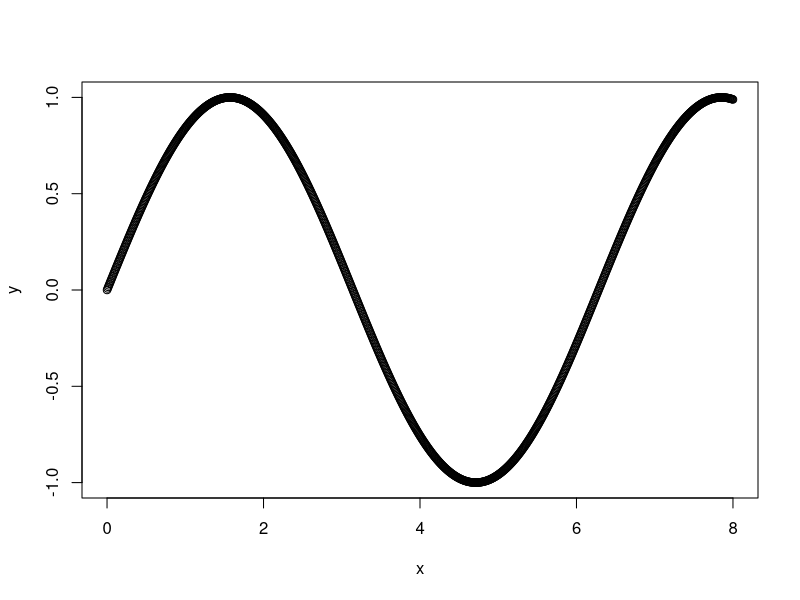
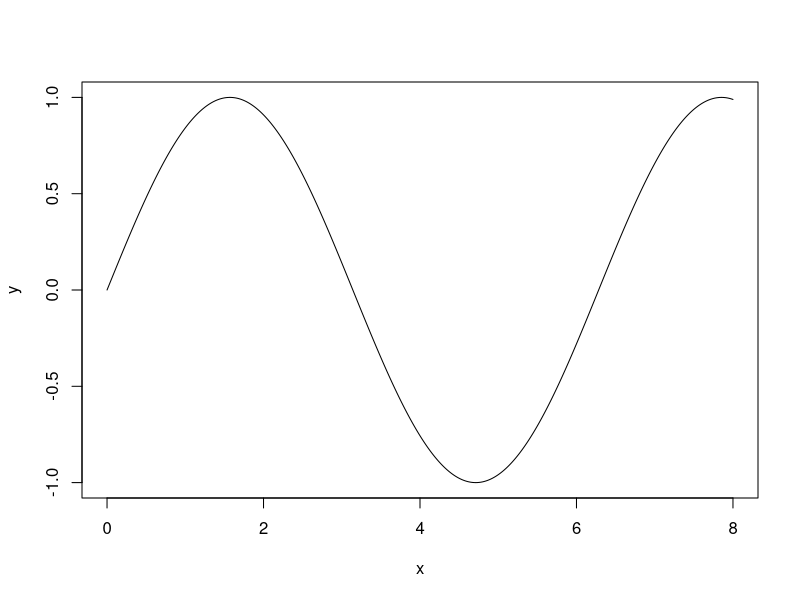
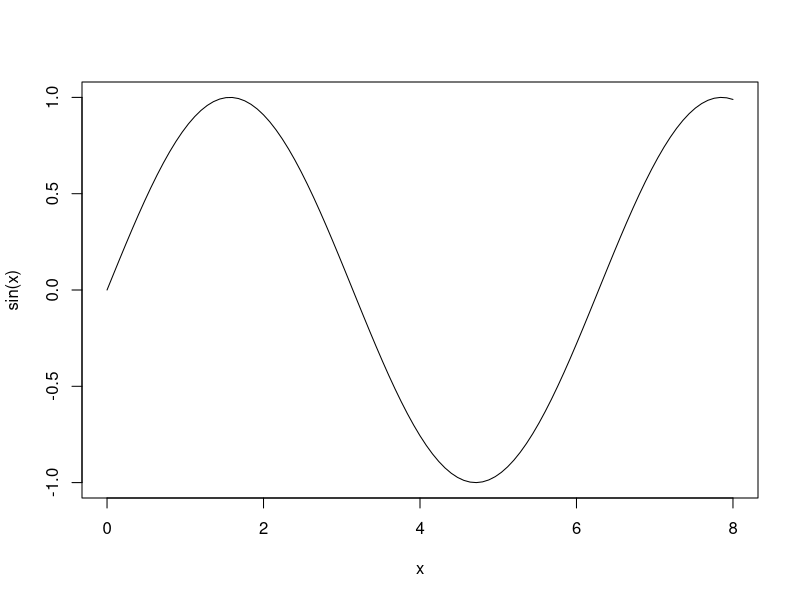
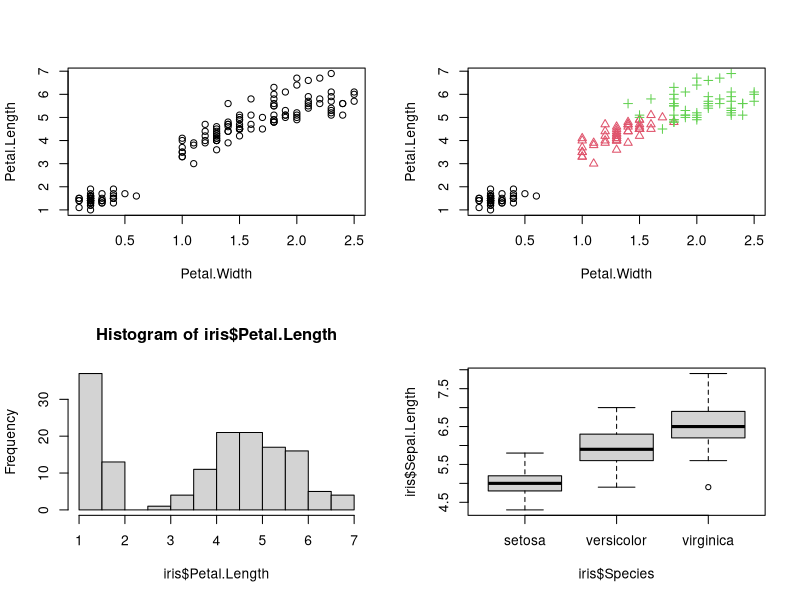
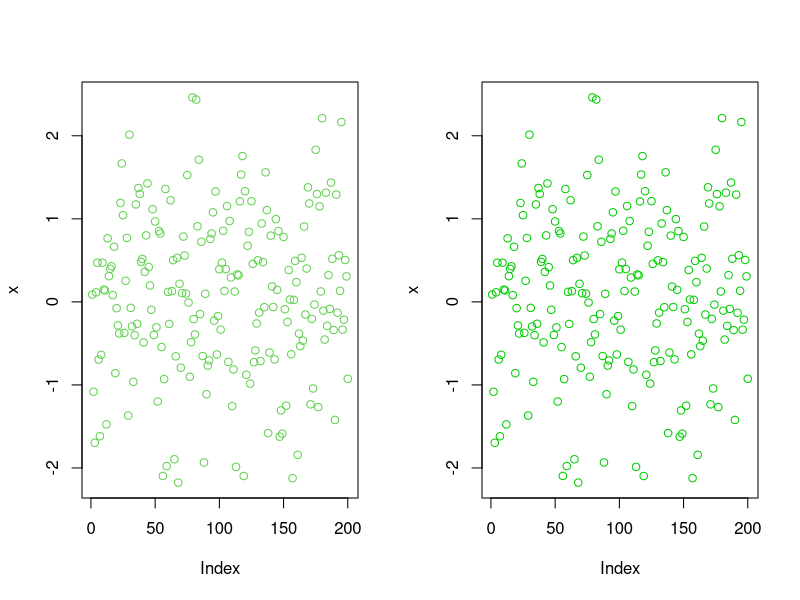
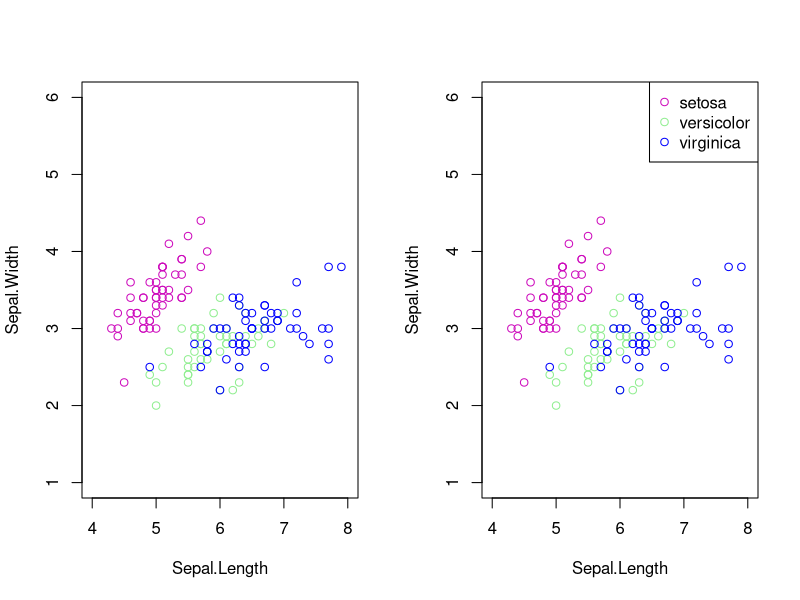

These figures' R source, in order:
## ---- chunk 1
knitr::opts_chunk$set(prompt = TRUE, strip.white=TRUE)
## ---- chunk 2
x <- seq(0, 8, length = 1000)
y <- sin(x)
plot(x, y)

## ---- chunk 3
plot(x, y, type = "l")
## ---- chunk 4
curve(sin(x), from = 0, to = 8)
## ---- chunk 5
options(width=55)
data(iris)
head(iris)
## ---- chunk 6
par(mfrow = c(2, 2))
plot(Petal.Length ~ Petal.Width, data = iris)
plot(Petal.Length ~ Petal.Width, pch = as.numeric(Species), 
     col = as.numeric(Species), data = iris)
hist(iris$Petal.Length)
boxplot(iris$Sepal.Length ~ iris$Species)

## ---- chunk 7
palette()
## ---- chunk 8
x <- rnorm(200)
par(mfrow = c(1, 2))
plot(x, col = 3)
plot(x, col = "green3")
## ---- chunk 9
plot(Sepal.Width ~ Sepal.Length, data = iris, 
     subset = iris$Species=="setosa", xlim = c(4, 8),
     ylim = c(1, 6),col = 14)
points(Sepal.Width ~ Sepal.Length, data = iris,
       subset = iris$Species == "versicolor",
       col = "lightgreen")
points(Sepal.Width ~ Sepal.Length, data = iris,
       subset = iris$Species == "virginica", 
       col = "blue")

## ---- chunk 10
plot(Sepal.Width~Sepal.Length,data=iris,subset=
       iris$Species=="setosa",xlim=c(4,8),ylim=c(1,6),col=14)
points(Sepal.Width~Sepal.Length,data=iris,subset=
         iris$Species=="versicolor",col="lightgreen")
points(Sepal.Width~Sepal.Length,data=iris,subset=
         iris$Species=="virginica",col="blue")
legend("topright",legend=c("setosa","versicolor","virginica"),
pch=c(21,21,21),col=c(14,"lightgreen","blue"))


